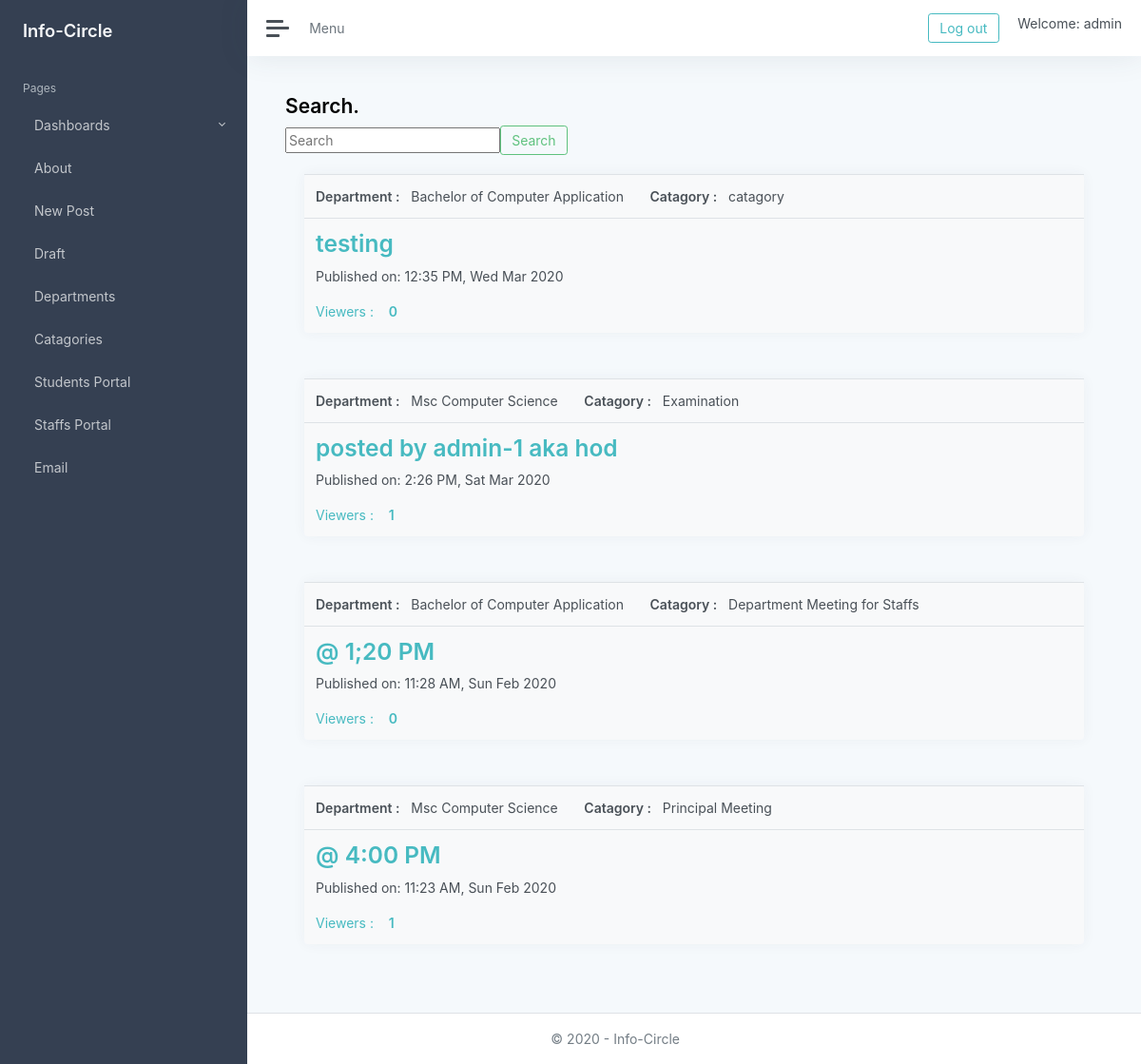
Screenshot of /list/ (signed in) with the database file from the repository.
### blog/models.py (models this page shows, shortened)
class Post(models.Model):
    author = models.ForeignKey(settings.AUTH_USER_MODEL, on_delete=models.CASCADE, blank=True, null=True)
    department = models.ForeignKey('blog.Department',on_delete=models.CASCADE,blank=True, null=True)
    catagory = models.ForeignKey('blog.Catagory',on_delete=models.CASCADE,blank=True, null=True)
    title = models.CharField(max_length=200)
    text = RichTextUploadingField()
    created_date = models.DateTimeField(default=timezone.now)
    published_date = models.DateTimeField(blank=True, null=True)
    publish_date= models.DateTimeField(blank=True, null=True)
    objects = BlogPostManager()

class Department(models.Model):
    department_name = models.CharField(max_length=200)
    def __str__(self):
        return self.department_name

class Catagory(models.Model):
    catagory_name = models.CharField(max_length=200)
    def __str__(self):
        return self.catagory_name

### blog/views.py (the view)
# urls.py: re_path(r'^list/$', views.PostListView.as_view(), name='post_list'),
class PostListView(ListView):
    model = Post
    fields = 'all'
    template_name = 'blog/post_list.html'
    def get_queryset(self):
        return Post.objects.filter(published_date__lte=timezone.now()).order_by('-published_date')

### blog/models.py (called while the page is built)
    def get_queryset(self):
        return BlogPostQuerySet(self.model, using=self._db)

### blog/template/blog/post_list.html (shortened to what this page needs)
{% extends 'blog/base.html' %}
  {% block content %}
    <div class="widget widget_search">
      <h3>Search.</h3>
       {% if query %}
            <button class="btn btn-outline-primary my-2 my-sm-0" href="{% url 'post_list' %}">clear</button>
           <p class='lead'>You searched for {{ query }}</p>
      {% else %}
        <form class="form-inline my-2 my-lg-0" action="{% url 'search' %}" >
          <input class="speech-input" type="text" name='q' placeholder="Search" aria-label="Search">
            <button class="btn btn-outline-success my-2 my-sm-0" type="submit">Search</button>
      {% endif %}
        </form>
    </div>
    <div class="card-body">
      {% if user.is_authenticated %}
      {% for post in post_list %}
      <table id="datatables-clients" class="table table-striped" style="width:100%" align="left">
      <tbody>
        <tr class="card">
          <td>
             <strong>Department :</strong>&nbsp &nbsp{{ post.department}}&nbsp &nbsp &nbsp &nbsp<strong>Catagory :</strong>&nbsp &nbsp{{ post.catagory}}
          </td>
          <td>
          <justify>
            <h2><a href="{% url 'post_detail' pk=post.pk %}">{{ post.title }}</a></h2>
            <p>Published on: {{ post.published_date|date:"g:i A, D M Y"}}</p>
            <a href="{% url 'post_detail' pk=post.pk %}">Viewers : &nbsp &nbsp<strong>{{ post.comments.count }}</strong></a>
          </justify>
          </td>
        </tr>
        {% endfor %}
        {% else %}
          <h2>oops... This page is only for Staffs</h2>
          <br>
          <br>
          <a href="{% url 'public_list'  %}">Take me Back <strong>{{ post.comments.count }}</strong></a>
        {% endif %}
      </tbody>
    </table>
    </div>
  {% endblock %}

### blog/template/blog/base.html (shortened to what this page needs)
<!DOCTYPE html>
{% load staticfiles %}
<html lang="en">
<head>
	<link href="{% static "css/classic.css" %}" rel="stylesheet">
	<link href="{% static "css/speech-input.css" %}" rel="stylesheet">
</head>
<body>
	<div class="wrapper">
		<nav id="sidebar" class="sidebar sidebar-sticky">
			<div class="sidebar-content  js-simplebar">
				<a class="sidebar-brand" href="blog/post_list.html">
          <span class="align-middle">Info-Circle</span>
        </a>
				<ul class="sidebar-nav">
					<li class="sidebar-header">
						Pages
					</li>
					<li class="sidebar-item">
						<a href="{% url 'about' %}" data-toggle="collapse" class="sidebar-link collapsed">
               <span class="align-middle">Dashboards</span>
            </a>
					</li>
					<li class="sidebar-item">
						<a class="sidebar-link" href="{% url 'about' %}">
               <span class="align-middle">About</span>
            </a>
					</li>
					{% if user.is_superuser %}{% if user.is_staff %}
						<li class="sidebar-item">
							<a class="sidebar-link" href="{% url 'post_new' %}">
								 <span class="align-middle">New Post</span>
							</a>
						</li>
					{% endif %}{% endif %}
					{% if user.is_superuser %}
						<li class="sidebar-item">
							<a class="sidebar-link" href="{% url 'post_draft_list' %}">
								 <span class="align-middle">Draft</span>
							</a>
						</li>
						<li class="sidebar-item">
							<a class="sidebar-link" href="{% url 'department_form' %}">
								 <span class="align-middle">Departments</span>
							</a>
						</li>
						<li class="sidebar-item">
							<a class="sidebar-link" href="{% url 'catagory_form' %}">
								 <span class="align-middle">Catagories</span>
							</a>
						</li>
					{% endif %}
					<li class="sidebar-item">
						<a class="sidebar-link" href="{% url 'public_list' %}">
							 <span class="align-middle">Students Portal</span>
						</a>
					</li>
					{% if user.is_authenticated %}
						<li class="sidebar-item">
							<a class="sidebar-link" href="{% url 'post_list' %}">
								 <span class="align-middle">Staffs Portal</span>
							</a>
						</li>
					{% endif %}
					{% if user.is_staff %}
						<li class="sidebar-item">
							<a class="sidebar-link" href="{% url 'email_form' %}">
								 <span class="align-middle">Email</span>
							</a>
						</li>
					{% endif %}
				</ul>
			</div>
		</nav>
		<div class="main">
			<nav class="navbar navbar-expand navbar-light bg-white">
				<a class="sidebar-toggle d-flex mr-2">
          <i class="hamburger align-self-center"></i>
        </a>
				<form class="form-inline d-none d-sm-inline-block">
					<input class="form-control form-control-no-border mr-sm-2" type="text" placeholder="Menu" aria-label="Search">
				</form>
				<div class="navbar-collapse collapse">
					<ul class="navbar-nav ml-auto">
						{% if user.is_authenticated %}
						<li class="text-dark">
						<a href="{% url 'logout' %}" ><button class="btn btn-outline-primary"> Log out</button></a>
						</li>
						<li>
						<a >Welcome: {{ user.username }}</a>
						</li>
            {% else %}
						<li>
							<div class="mb-2">
								<i class="align-middle mr-2 fas fa-fw fa-user"> </i><a class="text-dark" href="{% url 'login' %}" >Login</a>
							</div>
						</li>
            {% endif %}
					</ul>
				</div>
			</nav>
			<main class="content">
				<div class="container-fluid p-0">
					<div class="row">
						<div class="col-12 ">
							<div id="sidebar" class="four columns">
							{% block content %}{% endblock %}
						</div>
					</div>
				</div>
			</main>
			<footer class="footer">
				<div class="container-fluid">
					<div class="row text-muted">
						<div class="col-6 text-right">
							<p class="mb-0">
								&copy; 2020 - <a href="index.html" class="text-muted">Info-Circle</a>
							</p>
						</div>
					</div>
				</div>
			</footer>
		</div>
	</div>
</body>
</html>

### blog/static/css/speech-input.css (style rules this page uses)
.speech-input { margin: 0; }

### rows the page displays
Post: department "Bachelor of Computer Application", catagory "catagory", title "testing", published_date "12:35 PM, Wed Mar 2020", comments.count "0"
Post: department "Msc Computer Science", catagory "Examination", title "posted by admin-1 aka hod", published_date "2:26 PM, Sat Mar 2020", comments.count "1"
Post: department "Bachelor of Computer Application", catagory "Department Meeting for Staffs", title "@ 1;20 PM", published_date "11:28 AM, Sun Feb 2020", comments.count "0"
Post: department "Msc Computer Science", catagory "Principal Meeting", title "@ 4:00 PM", published_date "11:23 AM, Sun Feb 2020", comments.count "1"

### other values shown
{{ user.username }} "admin"
